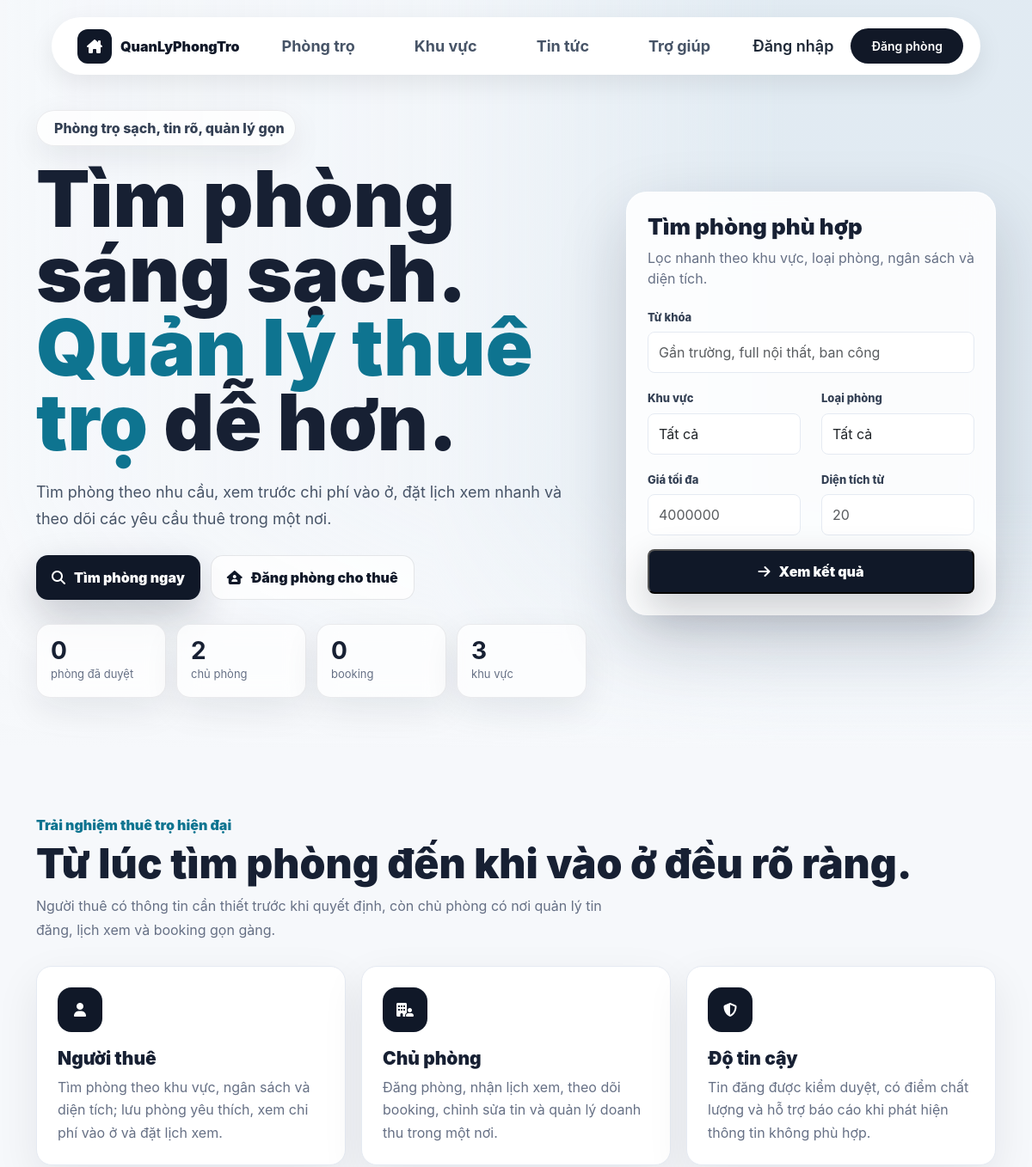
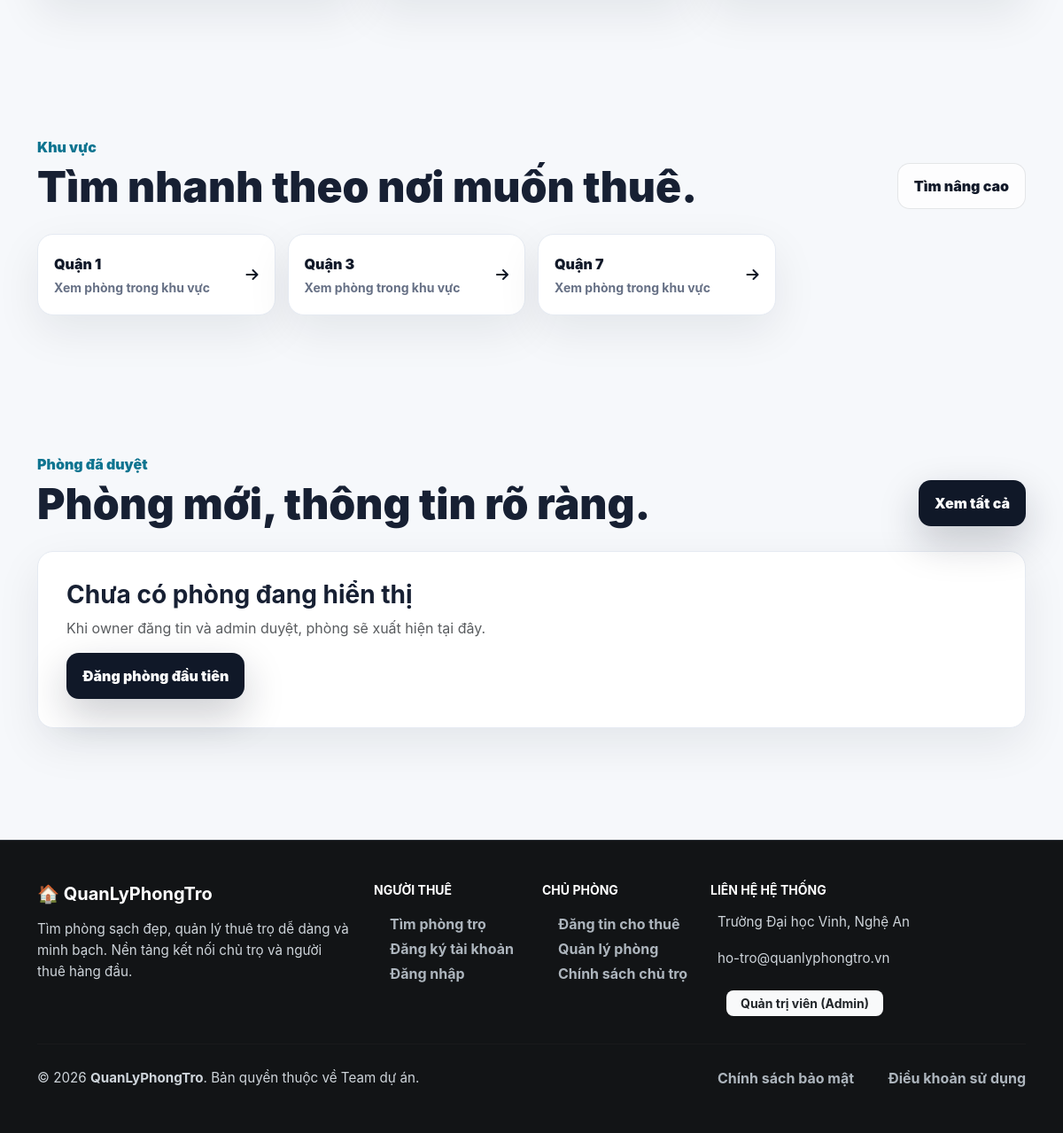
The page /public/index.php on the database its author committed (2 pictures, top to bottom).
### tables this page shows
CREATE TABLE `districts` (
  `id` int(11) NOT NULL,
  `name` varchar(255) DEFAULT NULL
);

### core/Database.php (called while the page is built, shortened)
<?php
class Database {
    private $conn;
    public function __construct($connection) {
        $this->conn = $connection;
    }
    public function getRow($sql) {
        $result = $this->conn->query($sql);
        if ($result && $result->num_rows > 0) {
            return $result->fetch_assoc();
        }
        return false;
    }
    public function getRows($sql) {
        $result = $this->conn->query($sql);
        if ($result && $result->num_rows > 0) {
            $rows = [];
            while ($row = $result->fetch_assoc()) {
                $rows[] = $row;
            }
            return $rows;
        }
        return [];
    }
}
?>

### public/index.php (the view, shortened to what this page needs)
<?php
@require_once '../config/database.php';
@require_once '../core/Database.php';
$db = new Database($conn);
$districts = [];
$rooms = [];
$stats = ['rooms' => 0, 'owners' => 0, 'bookings' => 0, 'districts' => 0];
try {
    $districts = $db->getRows("SELECT id, name FROM districts ORDER BY name LIMIT 8");
    $rooms = $db->getRows("
        SELECT m.id, m.title, m.price, m.address, m.area, m.count_view, m.health_score, m.service_fee, m.deposit_months,
               d.name AS district_name, c.name AS category_name
        FROM motels m
        LEFT JOIN districts d ON m.district_id = d.id
        LEFT JOIN categories c ON m.category_id = c.id
        WHERE m.status = 'approved'
        ORDER BY m.is_featured DESC, m.health_score DESC, m.created_at DESC
        LIMIT 6
    ");
    $stats['rooms'] = (int)($db->getRow("SELECT COUNT(*) AS total FROM motels WHERE status = 'approved'")['total'] ?? 0);
    $stats['owners'] = (int)($db->getRow("SELECT COUNT(*) AS total FROM users WHERE role = 'owner' AND status = 'approved'")['total'] ?? 0);
    $stats['bookings'] = (int)($db->getRow("SELECT COUNT(*) AS total FROM bookings")['total'] ?? 0);
    $stats['districts'] = (int)($db->getRow("SELECT COUNT(*) AS total FROM districts")['total'] ?? 0);
} catch (Throwable $e) {
    $districts = [];
    $categories = [];
    $rooms = [];
}
?>
<!DOCTYPE html>
<html lang="vi">
<head>
    <link href="https://cdn.jsdelivr.net/npm/bootstrap@5.3.0/dist/css/bootstrap.min.css" rel="stylesheet">
    <link href="https://cdnjs.cloudflare.com/ajax/libs/font-awesome/6.5.0/css/all.min.css" rel="stylesheet">
    <link href="assets/css/modern.css" rel="stylesheet">
</head>
<body>
    <nav class="home-nav">
        <div class="nav-container">
            <a href="index.php" class="brand">
                <span class="brand-mark"><i class="fas fa-house-chimney"></i></span>
                <span class="brand-name">QuanLyPhongTro</span>
            </a>
            <div class="menu-content" id="mobile-menu">
                <div class="nav-links">
                    <a href="phongtro.php" class="nav-item">Phòng trọ</a>
                    <a href="khuvuc.php" class="nav-item">Khu vực</a>
                    <a href="blog.php" class="nav-item">Tin tức</a>
                    <a href="trogiup.php" class="nav-item">Trợ giúp</a>
                </div>
                <div class="nav-actions">
                    <a href="login.php" class="nav-item login-text">Đăng nhập</a>
                    <a href="owner-register.php" class="btn-post">Đăng phòng</a>
                </div>
            </div>
        </div>
    </nav>
    <header class="hero">
        <div class="hero-media" aria-hidden="true">
        </div>
        <div class="container-lg hero-content">
            <div class="hero-grid">
                <section>
                    <div class="eyebrow"><i class="fas fa-sparkles"></i> Phòng trọ sạch, tin rõ, quản lý gọn</div>
                    <h1>Tìm phòng sáng sạch. <span>Quản lý thuê trọ</span> dễ hơn.</h1>
                    <p class="hero-copy">
                        Tìm phòng theo nhu cầu, xem trước chi phí vào ở, đặt lịch xem nhanh
                        và theo dõi các yêu cầu thuê trong một nơi.
                    </p>
                    <div class="hero-actions">
                        <a href="user/search.php" class="btn-home primary"><i class="fas fa-magnifying-glass"></i> Tìm phòng ngay</a>
                        <a href="owner-register.php" class="btn-home secondary"><i class="fas fa-house-user"></i> Đăng phòng cho thuê</a>
                    </div>
                    <div class="metrics">
                        <div class="metric"><strong><?php echo number_format($stats['rooms']); ?></strong><span>phòng đã duyệt</span></div>
                        <div class="metric"><strong><?php echo number_format($stats['owners']); ?></strong><span>chủ phòng</span></div>
                        <div class="metric"><strong><?php echo number_format($stats['bookings']); ?></strong><span>booking</span></div>
                        <div class="metric"><strong><?php echo number_format($stats['districts']); ?></strong><span>khu vực</span></div>
                    </div>
                </section>
                <aside class="search-card">
                    <h2>Tìm phòng phù hợp</h2>
                    <p>Lọc nhanh theo khu vực, loại phòng, ngân sách và diện tích.</p>
                    <form method="GET" action="user/search.php">
                        <div class="mb-3">
                            <label for="keyword">Từ khóa</label>
                            <input id="keyword" class="form-control" name="keyword" placeholder="Gần trường, full nội thất, ban công">
                        </div>
                        <div class="row">
                            <div class="col-md-6 mb-3">
                                <label for="district">Khu vực</label>
                                <select id="district" name="district_id" class="form-select">
                                    <option value="">Tất cả</option>
                                </select>
                            </div>
                            <div class="col-md-6 mb-3">
                                <label for="category">Loại phòng</label>
                                <select id="category" name="category_id" class="form-select">
                                    <option value="">Tất cả</option>
                                </select>
                            </div>
                        </div>
                        <div class="row">
                            <div class="col-md-6 mb-3">
                                <label for="max_price">Giá tối đa</label>
                                <input id="max_price" class="form-control" type="number" name="max_price" placeholder="4000000">
                            </div>
                            <div class="col-md-6 mb-3">
                                <label for="area_min">Diện tích từ</label>
                                <input id="area_min" class="form-control" type="number" name="area_min" placeholder="20">
                            </div>
                        </div>
                        <button class="btn-home primary w-100" type="submit"><i class="fas fa-arrow-right"></i> Xem kết quả</button>
                    </form>
                </aside>
            </div>
        </div>
    </header>
    <main>
        <section class="section" id="system">
            <div class="container-lg">
                <div class="section-head">
                    <div>
                        <div class="kicker">Trải nghiệm thuê trọ hiện đại</div>
                        <h2 class="section-title">Từ lúc tìm phòng đến khi vào ở đều rõ ràng.</h2>
                        <p class="section-desc">Người thuê có thông tin cần thiết trước khi quyết định, còn chủ phòng có nơi quản lý tin đăng, lịch xem và booking gọn gàng.</p>
                    </div>
                </div>
                <div class="feature-grid">
                    <article class="feature-card">
                        <div class="feature-icon"><i class="fas fa-user"></i></div>
                        <h3>Người thuê</h3>
                        <p>Tìm phòng theo khu vực, ngân sách và diện tích; lưu phòng yêu thích, xem chi phí vào ở và đặt lịch xem.</p>
                    </article>
                    <article class="feature-card">
                        <div class="feature-icon"><i class="fas fa-building-user"></i></div>
                        <h3>Chủ phòng</h3>
                        <p>Đăng phòng, nhận lịch xem, theo dõi booking, chỉnh sửa tin và quản lý doanh thu trong một nơi.</p>
                    </article>
                    <article class="feature-card">
                        <div class="feature-icon"><i class="fas fa-shield-halved"></i></div>
                        <h3>Độ tin cậy</h3>
                        <p>Tin đăng được kiểm duyệt, có điểm chất lượng và hỗ trợ báo cáo khi phát hiện thông tin không phù hợp.</p>
                    </article>
                </div>
            </div>
        </section>
        <section class="section" id="areas">
            <div class="container-lg">
                <div class="section-head">
                    <div>
                        <div class="kicker">Khu vực</div>
                        <h2 class="section-title">Tìm nhanh theo nơi muốn thuê.</h2>
                    </div>
                    <a href="user/search.php" class="btn-home secondary">Tìm nâng cao</a>
                </div>
                <div class="area-grid">
                    <?php foreach ($districts as $district): ?>
                        <a class="area-card" href="user/search.php?district_id=<?php echo (int)$district['id']; ?>">
                            <span><?php echo htmlspecialchars($district['name']); ?><small>Xem phòng trong khu vực</small></span>
                            <i class="fas fa-arrow-right"></i>
                        </a>
                    <?php endforeach; ?>
                </div>
            </div>
        </section>
        <section class="section" id="rooms">
            <div class="container-lg">
                <div class="section-head">
                    <div>
                        <div class="kicker">Phòng đã duyệt</div>
                        <h2 class="section-title">Phòng mới, thông tin rõ ràng.</h2>
                    </div>
                    <a href="user/search.php" class="btn-home primary">Xem tất cả</a>
                </div>
                <?php if ($rooms): ?>
                    <div class="room-grid">
                        <?php foreach ($rooms as $room): ?>
                            <?php
                            $moveInCost = (int)$room['price'] + (int)($room['service_fee'] ?? 0) + (int)round((int)$room['price'] * (float)($room['deposit_months'] ?? 1));
                            ?>
                            <article class="room-card">
                                <div class="room-photo"></div>
                                <div class="room-body">
                                    <h3><?php echo htmlspecialchars($room['title']); ?></h3>
                                    <div class="room-price"><?php echo number_format((int)$room['price']); ?> VND/tháng</div>
                                    <div class="room-meta"><i class="fas fa-location-dot"></i> <?php echo htmlspecialchars($room['address'] ?: 'Chưa cập nhật địa chỉ'); ?></div>
                                    <div class="room-tags">
                                        <?php if (!empty($room['district_name'])): ?><span class="room-tag"><?php echo htmlspecialchars($room['district_name']); ?></span><?php endif; ?>
                                        <?php if (!empty($room['category_name'])): ?><span class="room-tag"><?php echo htmlspecialchars($room['category_name']); ?></span><?php endif; ?>
                                        <?php if (!empty($room['area'])): ?><span class="room-tag"><?php echo (float)$room['area']; ?> m2</span><?php endif; ?>
                                        <span class="room-tag"><?php echo (int)$room['health_score']; ?>/100</span>
                                    </div>
                                    <div class="room-meta mb-3"><i class="fas fa-wallet"></i> Vào ở dự kiến: <?php echo number_format($moveInCost); ?> VND</div>
                                    <a href="user/motel-detail.php?id=<?php echo (int)$room['id']; ?>" class="btn-home primary w-100">Xem chi tiết</a>
                                </div>
                            </article>
                        <?php endforeach; ?>
                    </div>
                <?php else: ?>
                    <div class="empty-market">
                        <h3 class="fw-bold">Chưa có phòng đang hiển thị</h3>
                        <p class="text-muted mb-3">Khi owner đăng tin và admin duyệt, phòng sẽ xuất hiện tại đây.</p>
                        <a href="owner-register.php" class="btn-home primary">Đăng phòng đầu tiên</a>
                    </div>
                <?php endif; ?>
            </div>
        </section>
    </main>
    <footer class="footer py-5 mt-5 bg-dark text-white">
        <div class="container-lg">
            <div class="row gy-4">
                <div class="col-lg-4 col-md-6">
                    <h5 class="fw-bold mb-3 text-white">🏠 QuanLyPhongTro</h5>
                    <p class="footer-description">Tìm phòng sạch đẹp, quản lý thuê trọ dễ dàng và minh bạch. Nền tảng kết nối chủ trọ và người thuê hàng đầu.</p>
                    <div class="social-links mt-3">
                    </div>
                </div>
                <div class="col-lg-2 col-md-6">
                    <h6 class="fw-bold mb-3 text-white text-uppercase small">Người Thuê</h6>
                    <ul class="list-unstyled">
                        <li><a href="index.php" class="footer-link">Tìm phòng trọ</a></li>
                        <li><a href="register.php" class="footer-link">Đăng ký tài khoản</a></li>
                        <li><a href="login.php" class="footer-link">Đăng nhập</a></li>
                    </ul>
                </div>
                <div class="col-lg-2 col-md-6">
                    <h6 class="fw-bold mb-3 text-white text-uppercase small">Chủ Phòng</h6>
                    <ul class="list-unstyled">
                        <li><a href="owner-register.php" class="footer-link">Đăng tin cho thuê</a></li>
                        <li><a href="login.php" class="footer-link">Quản lý phòng</a></li>
                        <li><a href="#" class="footer-link">Chính sách chủ trọ</a></li>
                    </ul>
                </div>
                <div class="col-lg-4 col-md-6">
                    <h6 class="fw-bold mb-3 text-white text-uppercase small">Liên hệ hệ thống</h6>
                    <p class="footer-info"><i class="bi bi-geo-alt-fill me-2"></i> Trường Đại học Vinh, Nghệ An</p>
                    <p class="footer-info"><i class="bi bi-envelope-fill me-2"></i> ho-tro@quanlyphongtro.vn</p>
                    <a href="admin/login.php" class="btn btn-light btn-sm fw-bold px-3 mt-2">Quản trị viên (Admin)</a>
                </div>
            </div>
            <hr class="my-4 footer-divider">
            <div class="d-flex flex-wrap justify-content-between align-items-center">
                <div class="footer-copyright">
                    © 2026 <strong>QuanLyPhongTro</strong>. Bản quyền thuộc về Team dự án.
                </div>
                <div class="footer-bottom-links">
                    <a href="#" class="footer-link me-3">Chính sách bảo mật</a>
                    <a href="#" class="footer-link">Điều khoản sử dụng</a>
                </div>
            </div>
        </div>
    </footer>
</body>
</html>

### public/assets/css/modern.css (style rules this page uses)
:root { --app-bg: #f4f7fb; --app-surface: #ffffff; --app-surface-soft: #f8fafc; --app-text: #172033; --app-muted: #667085; --app-border: #e5eaf2; --app-primary: #2563eb; --app-primary-dark: #1e40af; --app-accent: #14b8a6; --app-warning: #f59e0b; --app-danger: #dc2626; --app-success: #16a34a; --app-shadow: 0 14px 40px rgba(15, 23, 42, 0.08); --app-radius: 8px; }
body { background: var(--app-bg) !important; color: var(--app-text); font-family: "Inter", "Segoe UI", Arial, sans-serif !important; }
*, *::before, *::after { box-sizing: border-box; }
.btn, button, .btn-primary, .btn-view, .btn-search, .btn-cta { border-radius: var(--app-radius) !important; font-weight: 700; }
.form-control, .form-select, input, textarea, select { border-radius: var(--app-radius) !important; border-color: var(--app-border) !important; }

### rows shown on the page
districts: name "Quận 1"
districts: name "Quận 3"
districts: name "Quận 7"

### other values the page prints
$stats['rooms'] "0"
$stats['owners'] "2"
$stats['bookings'] "0"
$stats['districts'] "3"
